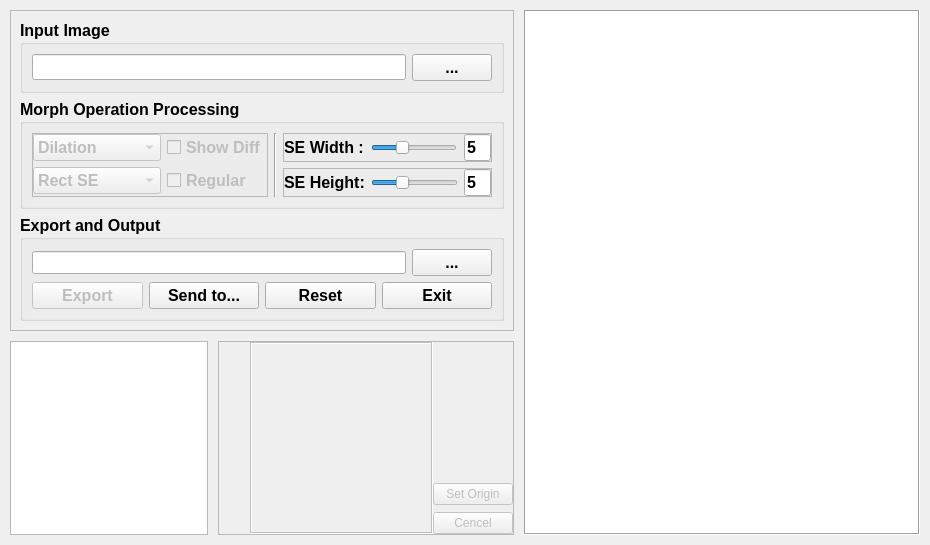
      <widget class="QWidget" name="tab_morph_oper">
       <attribute name="title">
        <string>Morph Operation</string>
       </attribute>
       <layout class="QGridLayout" name="gridLayout_6" rowstretch="1,1" columnstretch="2,3,4">
        <property name="leftMargin">
         <number>10</number>
        </property>
        <property name="topMargin">
         <number>10</number>
        </property>
        <property name="rightMargin">
         <number>10</number>
        </property>
        <property name="bottomMargin">
         <number>10</number>
        </property>
        <property name="spacing">
         <number>10</number>
        </property>
        <item row="0" column="0" colspan="2">
         <widget class="QFrame" name="frame_morph_oper_function_area">
          <property name="frameShape">
           <enum>QFrame::StyledPanel</enum>
          </property>
          <property name="frameShadow">
           <enum>QFrame::Raised</enum>
          </property>
          <layout class="QVBoxLayout" name="verticalLayout_14">
           <item>
            <widget class="QGroupBox" name="groupBox_14">
             <property name="font">
              <font>
               <pointsize>12</pointsize>
               <weight>75</weight>
               <bold>true</bold>
              </font>
             </property>
             <property name="title">
              <string>Input Image</string>
             </property>
             <layout class="QHBoxLayout" name="horizontalLayout_27">
              <item>
               <layout class="QHBoxLayout" name="horizontalLayout_28">
                <item>
                 <widget class="QLineEdit" name="line_edit_input_path3">
                  <property name="font">
                   <font>
                    <pointsize>11</pointsize>
                    <weight>50</weight>
                    <bold>false</bold>
                   </font>
                  </property>
                  <property name="toolTip">
                   <string>Input image path.</string>
                  </property>
                  <property name="toolTipDuration">
                   <number>1000</number>
                  </property>
                  <property name="statusTip">
                   <string>Input image path.</string>
                  </property>
                  <property name="readOnly">
                   <bool>true</bool>
                  </property>
                 </widget>
                </item>
                <item>
                 <widget class="QPushButton" name="pushbutton_input_path_browser3">
                  <property name="toolTip">
                   <string>Choose Input image path.</string>
                  </property>
                  <property name="toolTipDuration">
                   <number>1000</number>
                  </property>
                  <property name="statusTip">
                   <string>Choose Input image path.</string>
                  </property>
                  <property name="text">
                   <string>...</string>
                  </property>
                 </widget>
                </item>
               </layout>
              </item>
             </layout>
            </widget>
           </item>
           <item>
            <widget class="QGroupBox" name="groupbox_se_processing">
             <property name="enabled">
              <bool>true</bool>
             </property>
             <property name="font">
              <font>
               <pointsize>12</pointsize>
               <weight>75</weight>
               <bold>true</bold>
              </font>
             </property>
             <property name="title">
              <string>Morph Operation Processing</string>
             </property>
             <layout class="QGridLayout" name="gridLayout_4" columnstretch="1,1,2">
              <item row="0" column="0" rowspan="2">
               <widget class="QFrame" name="frame_morph_oper">
                <property name="enabled">
                 <bool>false</bool>
                </property>
                <property name="frameShape">
                 <enum>QFrame::StyledPanel</enum>
                </property>
                <property name="frameShadow">
                 <enum>QFrame::Raised</enum>
                </property>
                <layout class="QGridLayout" name="gridLayout_5" rowstretch="1,1" columnstretch="1,1">
                 <property name="leftMargin">
                  <number>0</number>
                 </property>
                 <property name="topMargin">
                  <number>0</number>
                 </property>
                 <property name="rightMargin">
                  <number>0</number>
                 </property>
                 <property name="bottomMargin">
                  <number>0</number>
                 </property>
                 <item row="0" column="0">
                  <widget class="QComboBox" name="combobox_morph_oper">
                   <item>
                    <property name="text">
                     <string>Dilation</string>
                    </property>
                   </item>
                   <item>
                    <property name="text">
                     <string>Erosion</string>
                    </property>
                   </item>
                   <item>
                    <property name="text">
                     <string>Open</string>
                    </property>
                   </item>
                   <item>
                    <property name="text">
                     <string>Close</string>
                    </property>
                   </item>
                  </widget>
                 </item>
                 <item row="0" column="1">
                  <widget class="QCheckBox" name="checkbox_show_diff">
                   <property name="text">
                    <string>Show Diff</string>
                   </property>
                  </widget>
                 </item>
                 <item row="1" column="0">
                  <widget class="QComboBox" name="combobox_se">
                   <property name="font">
                    <font>
                     <pointsize>12</pointsize>
                    </font>
                   </property>
                   <property name="currentText">
                    <string>Rect SE</string>
                   </property>
                   <property name="currentIndex">
                    <number>0</number>
                   </property>
                   <item>
                    <property name="text">
                     <string>Rect SE</string>
                    </property>
                   </item>
                   <item>
                    <property name="text">
                     <string>Cross SE</string>
                    </property>
                   </item>
                   <item>
                    <property name="text">
                     <string>Ellipse SE</string>
                    </property>
                   </item>
                   <item>
                    <property name="text">
                     <string>User Defined</string>
                    </property>
                   </item>
                  </widget>
                 </item>
                 <item row="1" column="1">
                  <widget class="QCheckBox" name="checkbox_se_regular">
                   <property name="text">
                    <string>Regular</string>
                   </property>
                  </widget>
                 </item>
                </layout>
               </widget>
              </item>
              <item row="0" column="1" rowspan="2">
               <widget class="Line" name="line_2">
                <property name="enabled">
                 <bool>true</bool>
                </property>
                <property name="orientation">
                 <enum>Qt::Vertical</enum>
                </property>
               </widget>
              </item>
              <item row="0" column="2">
               <widget class="QFrame" name="frame_se_width">
                <property name="enabled">
                 <bool>true</bool>
                </property>
                <property name="frameShape">
                 <enum>QFrame::StyledPanel</enum>
                </property>
                <property name="frameShadow">
                 <enum>QFrame::Raised</enum>
                </property>
                <layout class="QHBoxLayout" name="horizontalLayout_11" stretch="1,6,1">
                 <property name="spacing">
                  <number>7</number>
                 </property>
                 <property name="leftMargin">
                  <number>0</number>
                 </property>
                 <property name="topMargin">
                  <number>0</number>
                 </property>
                 <property name="rightMargin">
                  <number>0</number>
                 </property>
                 <property name="bottomMargin">
                  <number>0</number>
                 </property>
                 <item>
                  <widget class="QLabel" name="label_se_width">
                   <property name="enabled">
                    <bool>true</bool>
                   </property>
                   <property name="font">
                    <font>
                     <pointsize>12</pointsize>
                    </font>
                   </property>
                   <property name="text">
                    <string>SE Width :</string>
                   </property>
                  </widget>
                 </item>
                 <item>
                  <widget class="QSlider" name="slider_se_width">
                   <property name="enabled">
                    <bool>true</bool>
                   </property>
                   <property name="font">
                    <font>
                     <pointsize>9</pointsize>
                    </font>
                   </property>
                   <property name="minimum">
                    <number>0</number>
                   </property>
                   <property name="maximum">
                    <number>6</number>
                   </property>
                   <property name="singleStep">
                    <number>1</number>
                   </property>
                   <property name="pageStep">
                    <number>1</number>
                   </property>
                   <property name="value">
                    <number>2</number>
                   </property>
                   <property name="tracking">
                    <bool>true</bool>
                   </property>
                   <property name="orientation">
                    <enum>Qt::Horizontal</enum>
                   </property>
                   <property name="tickPosition">
                    <enum>QSlider::NoTicks</enum>
                   </property>
                   <property name="tickInterval">
                    <number>0</number>
                   </property>
                  </widget>
                 </item>
                 <item>
                  <widget class="QLineEdit" name="line_edit_se_width">
                   <property name="enabled">
                    <bool>true</bool>
                   </property>
                   <property name="font">
                    <font>
                     <pointsize>12</pointsize>
                    </font>
                   </property>
                   <property name="text">
                    <string>5</string>
                   </property>
                   <property name="maxLength">
                    <number>15</number>
                   </property>
                   <property name="cursorPosition">
                    <number>1</number>
                   </property>
                  </widget>
                 </item>
                </layout>
               </widget>
              </item>
              <item row="1" column="2">
               <widget class="QFrame" name="frame_se_height">
                <property name="enabled">
                 <bool>true</bool>
                </property>
                <property name="frameShape">
                 <enum>QFrame::StyledPanel</enum>
                </property>
                <property name="frameShadow">
                 <enum>QFrame::Raised</enum>
                </property>
                <layout class="QHBoxLayout" name="horizontalLayout_10" stretch="1,6,1">
                 <property name="leftMargin">
                  <number>0</number>
                 </property>
                 <property name="topMargin">
                  <number>0</number>
                 </property>
                 <property name="rightMargin">
                  <number>0</number>
                 </property>
                 <property name="bottomMargin">
                  <number>0</number>
                 </property>
                 <item>
                  <widget class="QLabel" name="label_se_height">
                   <property name="font">
                    <font>
                     <pointsize>12</pointsize>
                    </font>
                   </property>
                   <property name="text">
                    <string>SE Height:</string>
                   </property>
                  </widget>
                 </item>
                 <item>
                  <widget class="QSlider" name="slider_se_height">
                   <property name="enabled">
                    <bool>true</bool>
                   </property>
                   <property name="font">
                    <font>
                     <pointsize>9</pointsize>
                    </font>
                   </property>
                   <property name="minimum">
                    <number>0</number>
                   </property>
                   <property name="maximum">
                    <number>6</number>
                   </property>
                   <property name="singleStep">
                    <number>1</number>
                   </property>
                   <property name="pageStep">
                    <number>1</number>
                   </property>
                   <property name="value">
                    <number>2</number>
                   </property>
                   <property name="orientation">
                    <enum>Qt::Horizontal</enum>
                   </property>
                  </widget>
                 </item>
                 <item>
                  <widget class="QLineEdit" name="line_edit_se_height">
                   <property name="enabled">
                    <bool>true</bool>
                   </property>
                   <property name="font">
                    <font>
                     <pointsize>12</pointsize>
                    </font>
                   </property>
                   <property name="text">
                    <string>5</string>
                   </property>
                   <property name="maxLength">
                    <number>15</number>
                   </property>
                   <property name="cursorPosition">
                    <number>1</number>
                   </property>
                  </widget>
                 </item>
                </layout>
               </widget>
              </item>
             </layout>
            </widget>
           </item>
           <item>
            <widget class="QGroupBox" name="groupBox_16">
             <property name="font">
              <font>
               <pointsize>12</pointsize>
               <weight>75</weight>
               <bold>true</bold>
              </font>
             </property>
             <property name="title">
              <string>Export and Output</string>
             </property>
             <layout class="QVBoxLayout" name="verticalLayout_16">
              <item>
               <layout class="QHBoxLayout" name="horizontalLayout_31" stretch="0,0">
                <item>
                 <widget class="QLineEdit" name="line_edit_export_path3">
                  <property name="font">
                   <font>
                    <pointsize>10</pointsize>
                    <weight>50</weight>
                    <bold>false</bold>
                   </font>
                  </property>
                  <property name="toolTip">
                   <string>Export image path.</string>
                  </property>
                  <property name="toolTipDuration">
                   <number>1000</number>
                  </property>
                  <property name="statusTip">
                   <string>Export image path.</string>
                  </property>
                  <property name="readOnly">
                   <bool>true</bool>
                  </property>
                 </widget>
                </item>
                <item>
                 <widget class="QPushButton" name="pushbutton_export_path_browser3">
                  <property name="enabled">
                   <bool>true</bool>
                  </property>
                  <property name="toolTip">
                   <string>Choose export image path.</string>
                  </property>
                  <property name="toolTipDuration">
                   <number>1000</number>
                  </property>
                  <property name="statusTip">
                   <string>Choose export image path.</string>
                  </property>
                  <property name="text">
                   <string>...</string>
                  </property>
                 </widget>
                </item>
               </layout>
              </item>
              <item>
               <layout class="QHBoxLayout" name="horizontalLayout_32">
                <item>
                 <widget class="QPushButton" name="pushbutton_export3">
                  <property name="enabled">
                   <bool>false</bool>
                  </property>
                  <property name="text">
                   <string>Export</string>
                  </property>
                 </widget>
                </item>
                <item>
                 <widget class="QPushButton" name="pushbutton_sendto3">
                  <property name="text">
                   <string>Send to...</string>
                  </property>
                 </widget>
                </item>
                <item>
                 <widget class="QPushButton" name="pushbutton_reset3">
                  <property name="text">
                   <string>Reset</string>
                  </property>
                 </widget>
                </item>
                <item>
                 <widget class="QPushButton" name="pushbutton_exit3">
                  <property name="text">
                   <string>Exit</string>
                  </property>
                 </widget>
                </item>
               </layout>
              </item>
             </layout>
            </widget>
           </item>
          </layout>
         </widget>
        </item>
        <item row="0" column="2" rowspan="2">
         <widget class="QGraphicsView" name="graphics_view_morph_oper_image">
          <property name="whatsThis">
           <string>&lt;html&gt;&lt;head/&gt;&lt;body&gt;&lt;p&gt;Binary image generated by threshold segmentation, Otsu or max-Entropy methods.&lt;/p&gt;&lt;/body&gt;&lt;/html&gt;</string>
          </property>
          <property name="frameShape">
           <enum>QFrame::Box</enum>
          </property>
         </widget>
        </item>
        <item row="1" column="0">
         <widget class="QGraphicsView" name="graphics_view_source_image3"/>
        </item>
        <item row="1" column="1">
         <widget class="QFrame" name="frame_5">
          <property name="enabled">
           <bool>true</bool>
          </property>
          <property name="frameShape">
           <enum>QFrame::StyledPanel</enum>
          </property>
          <property name="frameShadow">
           <enum>QFrame::Raised</enum>
          </property>
          <layout class="QGridLayout" name="gridLayout_12" columnstretch="1,6,1">
           <property name="leftMargin">
            <number>0</number>
           </property>
           <property name="topMargin">
            <number>0</number>
           </property>
           <property name="rightMargin">
            <number>0</number>
           </property>
           <property name="bottomMargin">
            <number>0</number>
           </property>
           <property name="horizontalSpacing">
            <number>0</number>
           </property>
           <property name="verticalSpacing">
            <number>7</number>
           </property>
           <item row="1" column="2">
            <widget class="QPushButton" name="pushbutton_set_origin">
             <property name="enabled">
              <bool>false</bool>
             </property>
             <property name="font">
              <font>
               <pointsize>9</pointsize>
              </font>
             </property>
             <property name="text">
              <string>Set Origin</string>
             </property>
            </widget>
           </item>
           <item row="0" column="2">
            <spacer name="horizontalSpacer_4">
             <property name="orientation">
              <enum>Qt::Horizontal</enum>
             </property>
             <property name="sizeHint" stdset="0">
              <size>
               <width>40</width>
               <height>20</height>
              </size>
             </property>
            </spacer>
           </item>
           <item row="0" column="0">
            <spacer name="horizontalSpacer_3">
             <property name="orientation">
              <enum>Qt::Horizontal</enum>
             </property>
             <property name="sizeHint" stdset="0">
              <size>
               <width>40</width>
               <height>20</height>
              </size>
             </property>
            </spacer>
           </item>
           <item row="2" column="2">
            <widget class="QPushButton" name="pushbutton_cancel_set_origin">
             <property name="enabled">
              <bool>false</bool>
             </property>
             <property name="font">
              <font>
               <pointsize>9</pointsize>
              </font>
             </property>
             <property name="text">
              <string>Cencel</string>
             </property>
            </widget>
           </item>
           <item row="0" column="1" rowspan="3">
            <widget class="QTableWidget" name="table_se">
             <property name="enabled">
              <bool>false</bool>
             </property>
             <property name="font">
              <font>
               <weight>75</weight>
               <bold>true</bold>
              </font>
             </property>
             <property name="frameShape">
              <enum>QFrame::Box</enum>
             </property>
             <property name="verticalScrollBarPolicy">
              <enum>Qt::ScrollBarAlwaysOff</enum>
             </property>
             <property name="horizontalScrollBarPolicy">
              <enum>Qt::ScrollBarAlwaysOff</enum>
             </property>
             <attribute name="horizontalHeaderVisible">
              <bool>false</bool>
             </attribute>
             <attribute name="verticalHeaderVisible">
              <bool>false</bool>
             </attribute>
            </widget>
           </item>
          </layout>
         </widget>
        </item>
       </layout>
      </widget>
